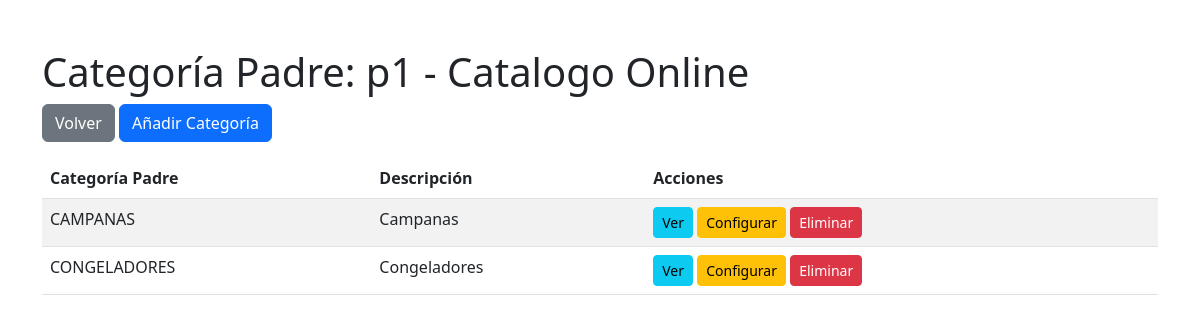
The app's page /configurar/1 with its own data.
### app.py (models this page shows, shortened)
class Catalogo(db.Model):
    id = db.Column(db.Integer, primary_key=True)
    codigo = db.Column(db.String(50), unique=True, nullable=False)
    descripcion = db.Column(db.String(200), nullable=False)
    marcas = db.Column(db.String(200), nullable=False)  # Separadas por coma

class Categoria(db.Model):
    id = db.Column(db.Integer, primary_key=True)
    catalogo_id = db.Column(db.Integer, db.ForeignKey('catalogo.id'), nullable=False)
    cod_categoria = db.Column(db.String(50), nullable=False)
    descripcion = db.Column(db.String(200), nullable=False)
    catalogo = db.relationship('Catalogo', backref=db.backref('categorias', lazy=True))

### app.py (the view)
@app.route('/configurar/<int:catalogo_id>')
def configurar_catalogo(catalogo_id):
    catalogo = Catalogo.query.get_or_404(catalogo_id)
    categorias = Categoria.query.filter_by(catalogo_id=catalogo_id).all()
    return render_template('configurar.html', catalogo=catalogo, categorias=categorias)

### templates/configurar.html (shortened to what this page needs)
<!DOCTYPE html>
<html lang="es">
<head>
    <link href="https://cdn.jsdelivr.net/npm/bootstrap@5.3.0/dist/css/bootstrap.min.css" rel="stylesheet">
</head>
<body>
    <div class="container mt-5">
        <h1>Categoría Padre: {{ catalogo.codigo }} - {{ catalogo.descripcion }}</h1>
        <a href="{{ url_for('index') }}" class="btn btn-secondary mb-3">Volver</a>
        <button class="btn btn-primary mb-3" data-bs-toggle="modal" data-bs-target="#addModal">Añadir Categoría</button>
        <table class="table table-striped">
            <thead>
                <tr>
                    <th>Categoría Padre</th>
                    <th>Descripción</th>
                    <th>Acciones</th>
                </tr>
            </thead>
            <tbody>
                {% for categoria in categorias %}
                <tr>
                    <td>{{ categoria.cod_categoria }}</td>
                    <td>{{ categoria.descripcion }}</td>
                    <td>
                        <button class="btn btn-info btn-sm">Ver</button>
                        <a href="{{ url_for('categoria', categoria_id=categoria.id) }}" class="btn btn-warning btn-sm">Configurar</a>
                        <a href="{{ url_for('delete_categoria', id=categoria.id) }}" class="btn btn-danger btn-sm">Eliminar</a>
                    </td>
                </tr>
                {% endfor %}
            </tbody>
        </table>
    </div>
</body>
</html>

### records on screen
Catalogo: codigo "p1", descripcion "Catalogo Online"
Categoria: cod_categoria "CAMPANAS", descripcion "Campanas"
Categoria: cod_categoria "CONGELADORES", descripcion "Congeladores"
